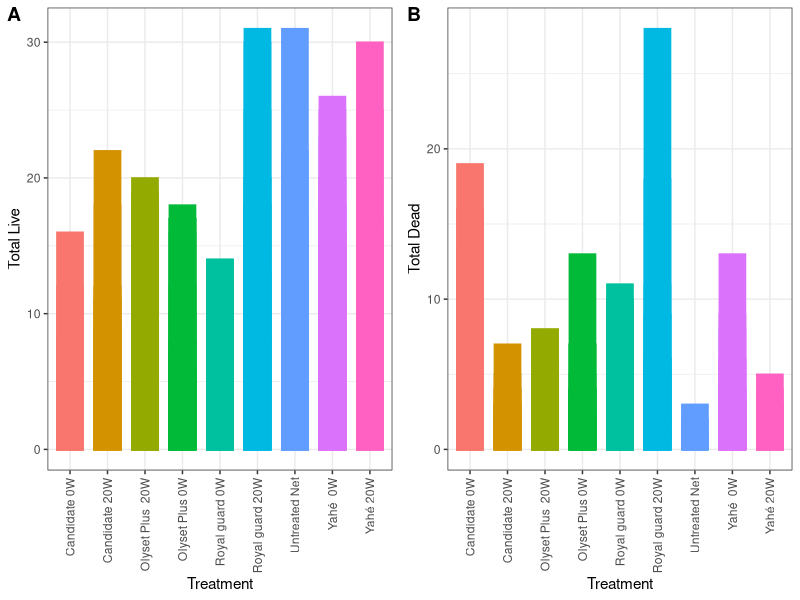
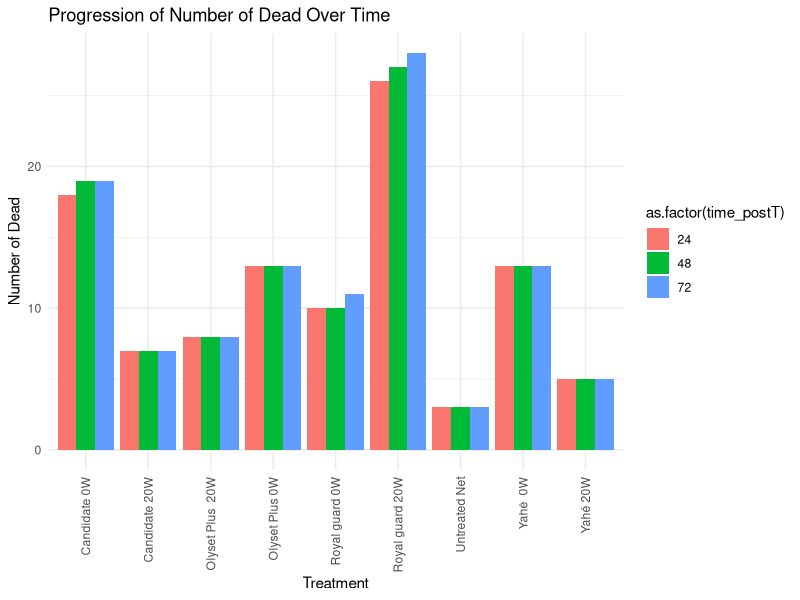
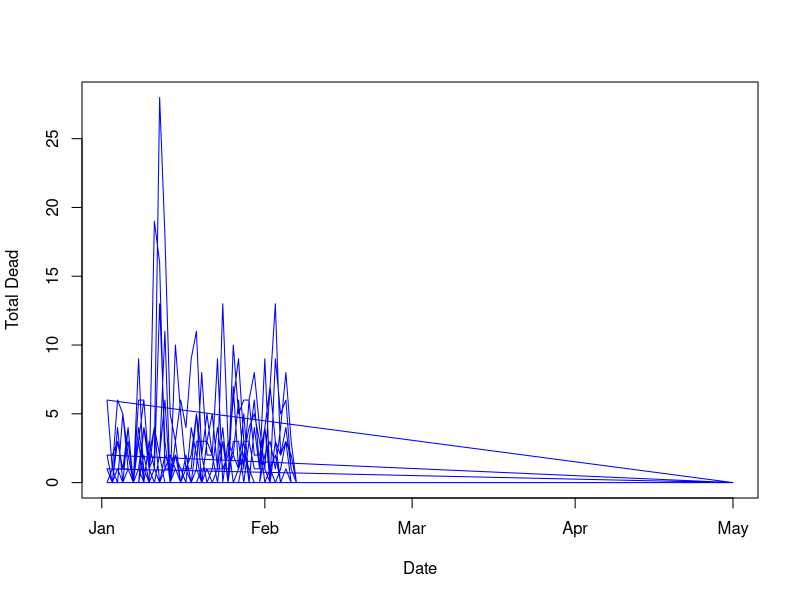
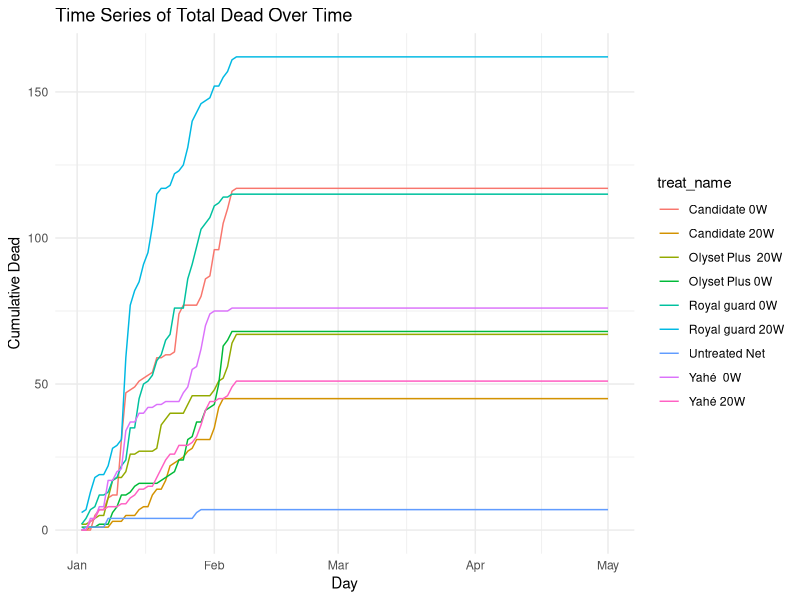
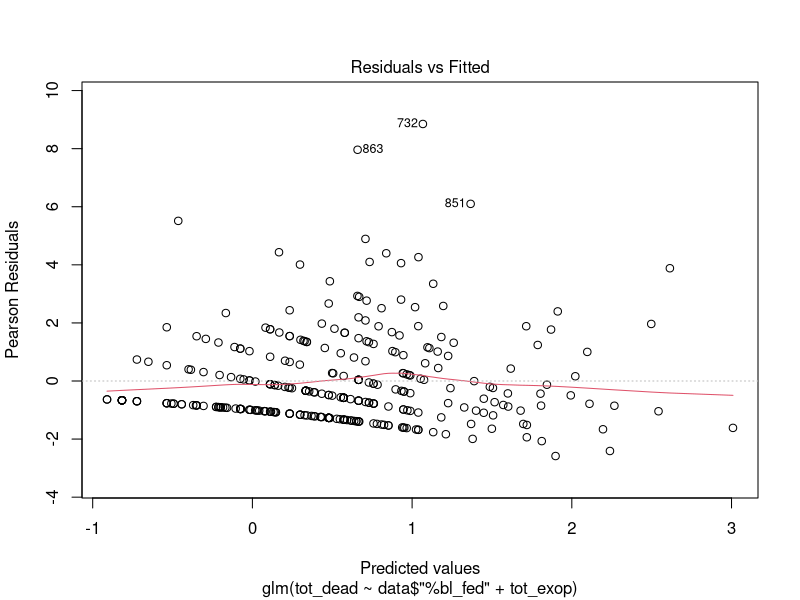
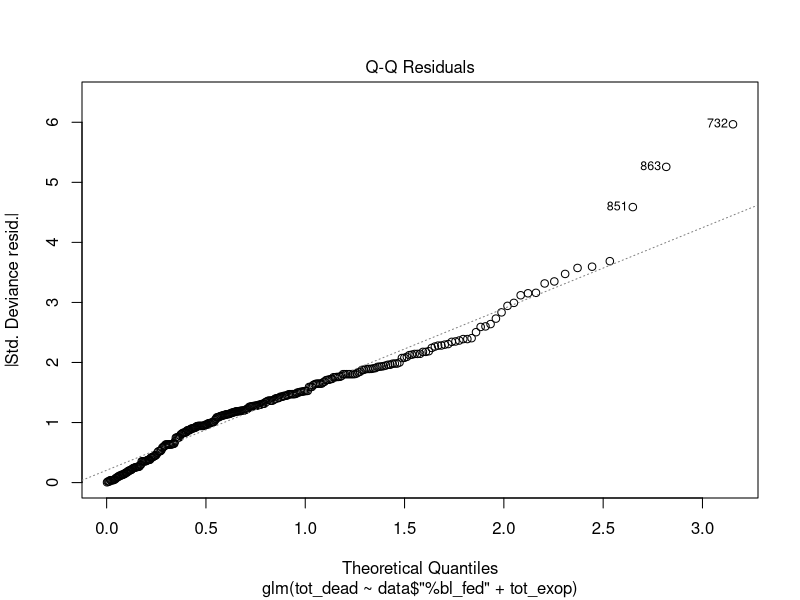
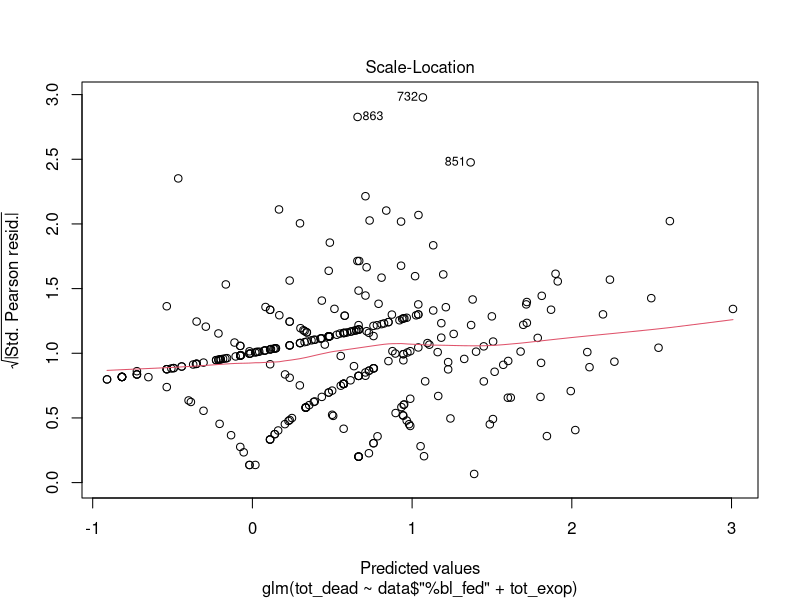
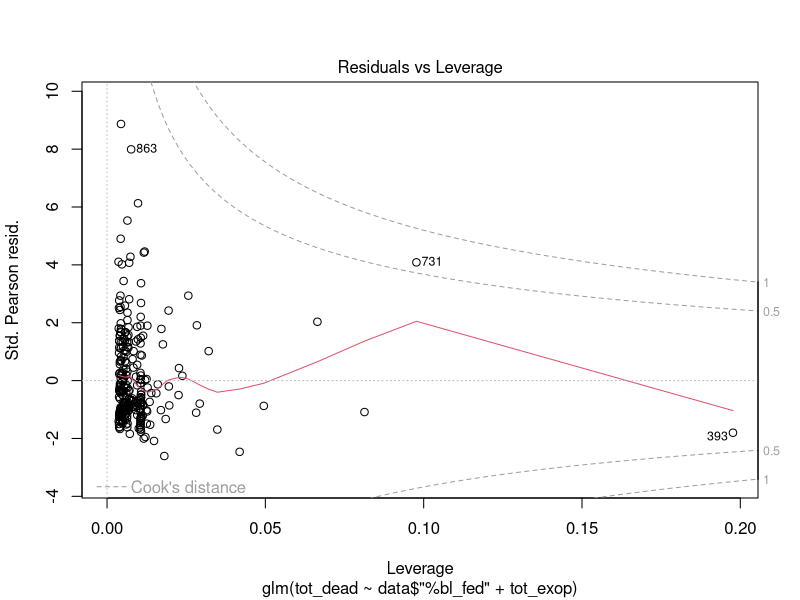

These figures' R source, in order:
# Training Day 1 
# Koissi Savi (Ph.D.) 
# Jan. 2024

# Application with field data
if (requireNamespace(c("readxl", "survival"), quietly = TRUE)) {
  library(readxl) 
  library(survival)
} else {
  install.packages(c("readxl", "survival"), repos = "https://cran.rstudio.com")
  library(readxl) 
  library(survival)
}

library(tidyverse)
library(cowplot)

# Load raw data 

data <- read_xlsx("AMMnet.xlsx", sheet = "Raw_data")
data %>% 
  glimpse()

# Check for missing values
summary(is.na(data))

# Summary statistics
summary(data)

# Verification 
data %>%
  select(hut, sleeper) %>%
  summarise(sum_hut_greater_than_sleeper = sum(hut >= sleeper, na.rm = TRUE))

data_2 <- data %>%
  filter(hut< sleeper) 

# Given that hut are used to investigate mosquito entry, exit, and
# feeding patterns whereas Sleepers are individuals who rest or 
# sleep inside the experimental huts, attracting mosquitoes 
# that may enter the hut seeking a blood meal, shouldn't we always have 
# hut > sleepers

# Descriptive statistics for key variables
summary(data$tot_live)
summary(data$tot_dead)
summary(data$"%bl_fed")

#Additional data wraggling 

# data_long <- data %>%
#   pivot_longer(cols = ends_with("h_dead"), 
#                names_to = "time_postT", 
#                values_to = "number_dead") %>%
#   mutate(time_postT= parse_number(time_postT)) 
# 
# When the data is pivoted we realized that some data are cumulative one 

# Visualize distributions
hit_live <-data %>% 
  select(tot_live, treat_name) %>% 
  ggplot(aes(x=treat_name, y=tot_live))+
  geom_bar(aes(fill = treat_name, color = treat_name), 
           stat = "identity", position = position_dodge(0.8), width = 0.7 )+
  theme_bw()+
  labs(x = "Treatment", y = "Total Live") +  # Change axis labels
  theme(legend.position = "none",  
        axis.text.x = element_text(angle = 90, vjust = 0.5, hjust=1))  

hist_dead <- data %>% 
  select(tot_dead, treat_name) %>% 
  ggplot(aes(x=treat_name, y=tot_dead))+
  geom_bar(aes(fill = treat_name, color = treat_name), 
           stat = "identity", position = position_dodge(0.8), width = 0.7 )+
  theme_bw()+
  labs(x = "Treatment", y = "Total Dead") +  # Change axis labels
  theme(legend.position = "none",  
        axis.text.x = element_text(angle = 90, vjust = 0.5, hjust=1))  

plot_grid(hit_live, hist_dead, labels = "AUTO")
# Put side by side we can observe that Royal guard recorded the highest number 
# of alive and dead mosquitoes. This might implies that we migh have some typing
# error. In a nutshell this plot can be used to insure the quality of our dataset 

# Progression of number of dead over time
  data_long <- data %>%
    select(tot_dead, treat_name, tot_live, ends_with("h_dead")) %>% 
    pivot_longer(cols = ends_with("h_dead"),
                 names_to = "time_postT",
                 values_to = "number_dead") %>%
    mutate(time_postT= parse_number(time_postT))
  
  
data_long %>% 
    ggplot( aes(x = treat_name , y = number_dead, fill = as.factor(time_postT))) +
    geom_bar(stat = "identity", position = "dodge") +
    labs(title = "Progression of Number of Dead Over Time",
         x = "Treatment",
         y = "Number of Dead") +
    theme_minimal()+
    theme(
      axis.text.x = element_text(angle = 90, vjust = 0.5, hjust=1)
    )
  
# Convert 'day' to date format
data$day <- as.Date(data$day, origin = "2023-01-01")

# Time series plot
plot(data$day, data$tot_dead, type = "l", col = "blue", xlab = "Date", ylab = "Total Dead")

data$cumulative_dead <- ave(data$tot_dead, data$treat_name, FUN = cumsum)
data %>% 
  ggplot( aes(x = day, y = cumulative_dead, color = treat_name)) +
  geom_line() +
  labs(title = "Time Series of Total Dead Over Time",
       x = "Day",
       y = "Cumulative Dead") +
  theme_minimal()


#######Section 2 

# Hypothesis testing
# The treated nets significantly reduce the number of dead mosquitoes compared to untreated nets.
# Assuming your data frame is named 'data'

# follows a Poisson distribution
poisson_model <- glm(tot_dead ~ treat_name, data = data, family = poisson)

# Print the summary of the Poisson GLM
summary(poisson_model)

# Assuming your data frame is named 'data'
# Install and load the MASS package for the negative binomial GLM
# install.packages("MASS")
library(MASS)

# Negative Binomial regression is used when there is overdispersion in the data (variance exceeds the mean).

neg_binom_model <- glm.nb(tot_dead ~ treat_name, data = data)

# Print the summary of the negative binomial GLM
summary(neg_binom_model)

# Zero-Inflated Poisson (ZIP) Model

# Zero-Inflated Poisson model is appropriate when there are excess zeros in the count data.

# Install and load the pscl package for zero-inflated models
# install.packages("pscl")
library(pscl)

# Fit Zero-Inflated Poisson model
zip_model <- zeroinfl(tot_dead ~ treat_name | 1, data = data, dist = "poisson")

# Print the summary
summary(zip_model)


# Zero-Inflated Negative Binomial (ZINB) Model

# Zero-Inflated Negative Binomial model is a combination of 
# zero-inflated and negative binomial models.

# Fit Zero-Inflated Negative Binomial model
zinb_model <- zeroinfl(tot_dead ~ treat_name | 1, data = data, dist = "negbin")

# Print the summary
summary(zinb_model)


aic_values <- c(AIC(poisson_model), AIC(neg_binom_model), 
                AIC(zip_model), AIC(zinb_model))
# Choose the model with the lowest AIC
best_model <- which.min(aic_values)
# Print the best model
print(paste("The best model is Model", best_model))
summary(zinb_model)

# Interpretation
# This parameter indicates the degree of overdispersion. 
# A lower value suggests less variability than a Poisson distribution, 
# while a higher value suggests more.
# Negative coefficients suggest a decrease in the expected count of the outcome variable.
# Based on the count model coefficients, "treat_name Untreated Net" has the 
# most negative coefficient (-2.8362), suggesting the largest decrease in the 
# expected count compared to the baseline. The most effective is then "Royal guard 20W"


# 

# Regression Analysis
# Fit a linear regression model
model <- glm(tot_dead ~   data$'%bl_fed' + tot_exop, data = data, family = "poisson")

# Summary of the model
summary(model)

# Check assumptions
plot(model)
